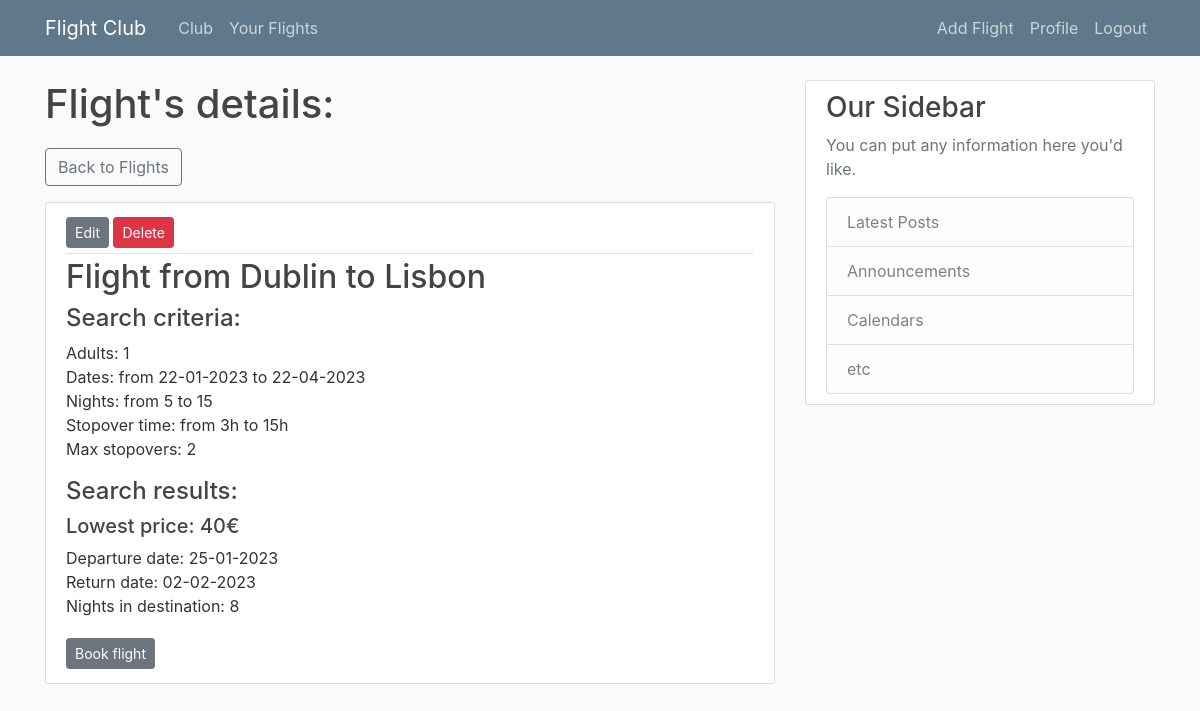
The app's page /flights-list/67/ (signed in) with its own data.
### web/models.py (models this page shows, shortened)
class FlightDetails(models.Model):
    objects = models.Manager()
    CITIES_CHOICES = [(str(city), str(city)) for city in sorted(list(cities_and_codes.keys()))]
    ADULTS_CHOICES = [(i, i) for i in range(1,10)]
    STOPOVER_CHOICES = [(str(i), str(i)) for i in range(1,49)]
    title = models.CharField(max_length=50, blank=True)
    slug = models.SlugField(blank=True, null=True)
    user = models.ForeignKey(User, on_delete=models.CASCADE)
    fly_from = models.CharField(max_length=30, choices=CITIES_CHOICES)
    fly_to = models.CharField(max_length=30, choices=CITIES_CHOICES)
    from_date = models.DateField(null=True)
    to_date = models.DateField(null=True)
    min_nights = models.IntegerField(null=True)
    max_nights = models.IntegerField(null=True)
    max_sector_stopovers = models.IntegerField(null=True)
    adults = models.IntegerField(choices=ADULTS_CHOICES, null=True)
    stopover_from = models.CharField(max_length=30, choices=STOPOVER_CHOICES, null=True)
    stopover_to = models.CharField(max_length=30, choices=STOPOVER_CHOICES, null=True)
    iata_city_from = models.CharField(max_length=3, blank=True)
    iata_city_to = models.CharField(max_length=3, blank=True)
    price = models.IntegerField(blank=True, null=True)
    iata_port_from = models.CharField(max_length=3, blank=True, null=True)
    iata_port_to = models.CharField(max_length=3, blank=True, null=True)
    nights = models.IntegerField(blank=True, null=True)
    departure_date = models.DateField(blank=True, null=True)
    arrival_date = models.DateField(blank=True, null=True)
    tequila_affiliate_link = models.TextField(blank=True, null=True)

### web/views.py (the view)
# urls.py: path('flights-list/<int:pk>/', FlightDetailView.as_view(), name='flight-detail'),
class FlightDetailView(LoginRequiredMixin, UserPassesTestMixin, DetailView):
    model = FlightDetails
    template_name = 'web/flight_detail.html'
    def test_func(self):
        flight = self.get_object()
        return self.request.user == flight.user

### web/templates/web/flight_detail.html
{% extends "web/base.html" %}
{% block content %}
    <h1 class="mb-3">Flight's details:</h1>
    <a class="btn btn-outline-secondary mt-1 mb-3" href="{% url 'flights-list' %}">Back to Flights</a>
        <article class="media content-section">
          <div class="media-body">
            <div class="article-metadata">
                <div>
                  <a class="btn btn-secondary btn-sm my-1" href="{% url 'flight-update' object.id %}">Edit</a>
                  <a class="btn btn-danger btn-sm my-1" href="{% url 'flight-delete' object.id %}">Delete</a>
                </div>
            </div>
                <h2>Flight from {{ object.title }}</h2>
                <h4>Search criteria:</h4>
                <p>Adults: {{ object.adults }}<br>
                   Dates: from {{ object.from_date|date:'d-m-Y' }} to {{ object.to_date|date:'d-m-Y' }}<br>
                   Nights: from {{ object.min_nights }} to {{ object.max_nights }}<br>
                   Stopover time: from {{ object.stopover_from }}h to {{ object.stopover_to }}h<br>
                   Max stopovers: {{ object.max_sector_stopovers}}<br>
                </p>
                {% if object.price != Null %}
                    <h4>Search results:</h4>
                    <h5>Lowest price: {{ object.price }}€</h5>
                    <p>Departure date: {{ object.departure_date|date:'d-m-Y' }}<br>
                       Return date: {{ object.arrival_date|date:'d-m-Y' }}<br>
                       Nights in destination: {{ object.nights }}<br>
                    </p>
                    <a class="btn btn-secondary btn-sm my-1" href="{{ object.tequila_affiliate_link }}">Book flight</a>
                {% else %}
                    <h4>No results for these criteria.</h4>
                {% endif %}
          </div>
        </article>
{% endblock content %}

### web/static/web/main.css (style rules this page uses)
body { background: #fafafa; color: #333333; margin-top: 5rem; }
h1, h2, h3, h4, h5, h6 { color: #444444; }
.content-section { background: #ffffff; padding: 10px 20px; border: 1px solid #dddddd; border-radius: 3px; margin-bottom: 20px; }
.article-metadata { padding-bottom: 1px; margin-bottom: 4px; border-bottom: 1px solid #e3e3e3 }

### records on screen
FlightDetails: title "Dublin to Lisbon", adults "1", from_date "22-01-2023", to_date "22-04-2023", min_nights "5", max_nights "15", stopover_from "3", stopover_to "15", max_sector_stopovers "2", price "40", departure_date "25-01-2023", arrival_date "02-02-2023", nights "8"
